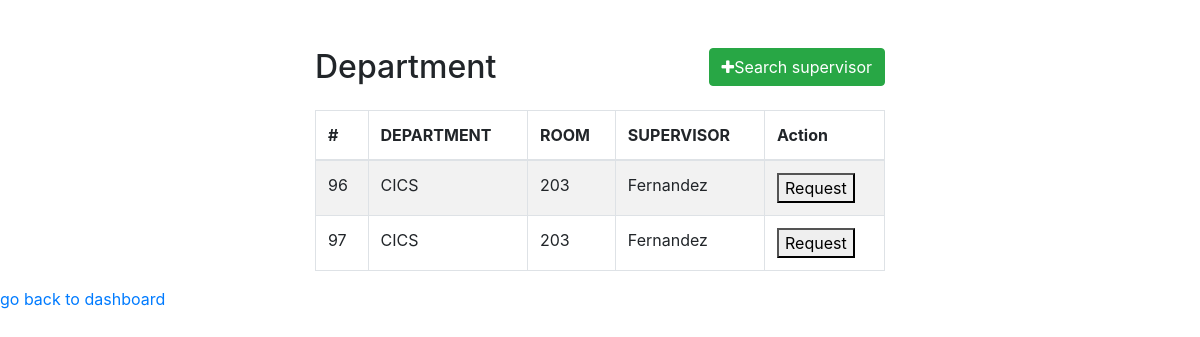
Page /Student/find_Supervisor/index.php on the earlier database version.
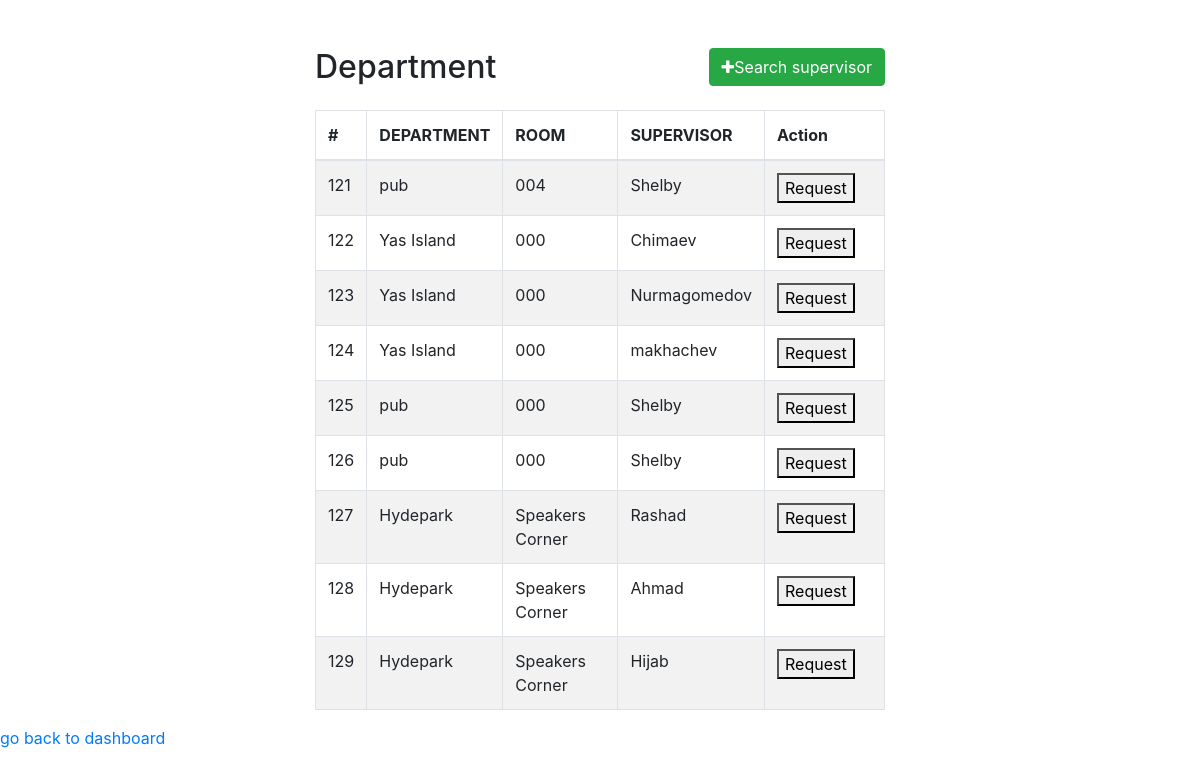
Same page on the later database version.
### tables this page shows
CREATE TABLE `supervisors` (
  `supervisor_info_id` int(11) NOT NULL,
  `users_id` int(11) NOT NULL,
  `firstname` varchar(50) NOT NULL,
  `lastname` varchar(50) NOT NULL,
  `middlename` varchar(50) NOT NULL,
  `position` varchar(50) NOT NULL,
  `department` varchar(50) NOT NULL,
  `room` varchar(50) NOT NULL,
  `profile_pic` longblob NOT NULL,
  `gender` varchar(20) NOT NULL,
  `activeStatus` time NOT NULL DEFAULT current_timestamp()
);

### Student/find_Supervisor/index.php (the view, shortened to what this page needs)
<?php
    require_once "../../includes/config.php";
?>
<!DOCTYPE html>
<html lang="en">
<head>
    <link rel="stylesheet" href="https://stackpath.bootstrapcdn.com/bootstrap/4.5.2/css/bootstrap.min.css">
    <link rel="stylesheet" href="https://maxcdn.bootstrapcdn.com/font-awesome/4.7.0/css/font-awesome.min.css">
</head>
<body>
    <div class="wrapper">
        <div class="container-fluid">
            <div class="row">
                <div class="col-md-12">
                    <div class="mt-5 mb-3 clearfix">
                        <h2 class="pull-left">Department</h2>
                        <a href="create.php" class="btn btn-success pull-right"><i class="fa fa-plus"></i>Search supervisor</a>
                    </div>
                    <?php
                $sql = 'SELECT * FROM supervisors;';
                    if($result = $pdo->query($sql)){
                        if($result->rowCount() > 0){
                            echo '<table class="table table-bordered table-striped">';
                                echo "<thead>";
                                    echo "<tr>";
                                        echo "<th>#</th>";
                                        echo "<th>DEPARTMENT</th>";
                                        echo "<th>ROOM</th>";
                                        echo "<th>SUPERVISOR</th>";
                                        echo "<th>Action</th>";
                                    echo "</tr>";
                                echo "</thead>";
                                echo "<tbody>";
                                    while ($row = $result->fetch()) {
                                    echo "<tr>";
                                    echo "<td>" . $row['supervisor_info_id'] . "</td>";
                                    echo "<td>" . $row['department'] . "</td>";
                                    echo "<td>" . $row['room'] . "</td>";
                                    echo "<td>" . $row['lastname'] . "</td>";
                                    echo "<td>";
                                    echo '
                                        <form action="../find_Supervisor/request.php?supervisor_info_id=' . $row['supervisor_info_id'] . '" method="post">
                                            <input type="hidden" name="supervisor_id" value="' . $row['supervisor_info_id'] . '">';
                                    echo '<input type="hidden" name="stu_id" value="' . $stu_id . '">
                                        <button type="submit" id="ReqButton" onclick="OneClickedButton()" >Request</button>
                                        </form>';
                                    echo "</td>";
                                    echo "</tr>";
                                }
                                echo "</tbody>";
                            echo "</table>";
                        } else{
                            echo '<div class="alert alert-danger"><em>No records were found.</em></div>';
                        }
                    } else{
                        echo "Oops! Something went wrong. Please try again later.";
                    }
                    ?>
                </div>
            </div>
        </div>
    </div>
    <a href="../index.php">go back to dashboard</a>
</body>
</html>

### Student/find_Supervisor/index.php (style rules this page uses)
.wrapper { width: 600px; margin: 0 auto; }
table tr td:last-child { width: 120px; }

Differences in the rows shown:
removed supervisors: supervisor_info_id "96", department "CICS", room "203", lastname "Fernandez"
removed supervisors: supervisor_info_id "97", department "CICS", room "203", lastname "Fernandez"
added supervisors: supervisor_info_id "121", department "pub", room "004", lastname "Shelby"
added supervisors: supervisor_info_id "122", department "Yas Island", room "000", lastname "Chimaev"
added supervisors: supervisor_info_id "123", department "Yas Island", room "000", lastname "Nurmagomedov"
added supervisors: supervisor_info_id "124", department "Yas Island", room "000", lastname "makhachev"
added supervisors: supervisor_info_id "125", department "pub", room "000", lastname "Shelby"
added supervisors: supervisor_info_id "126", department "pub", room "000", lastname "Shelby"
added supervisors: supervisor_info_id "127", department "Hydepark", room "Speakers Corner", lastname "Rashad"
added supervisors: supervisor_info_id "128", department "Hydepark", room "Speakers Corner", lastname "Ahmad"
added supervisors: supervisor_info_id "129", department "Hydepark", room "Speakers Corner", lastname "Hijab"
